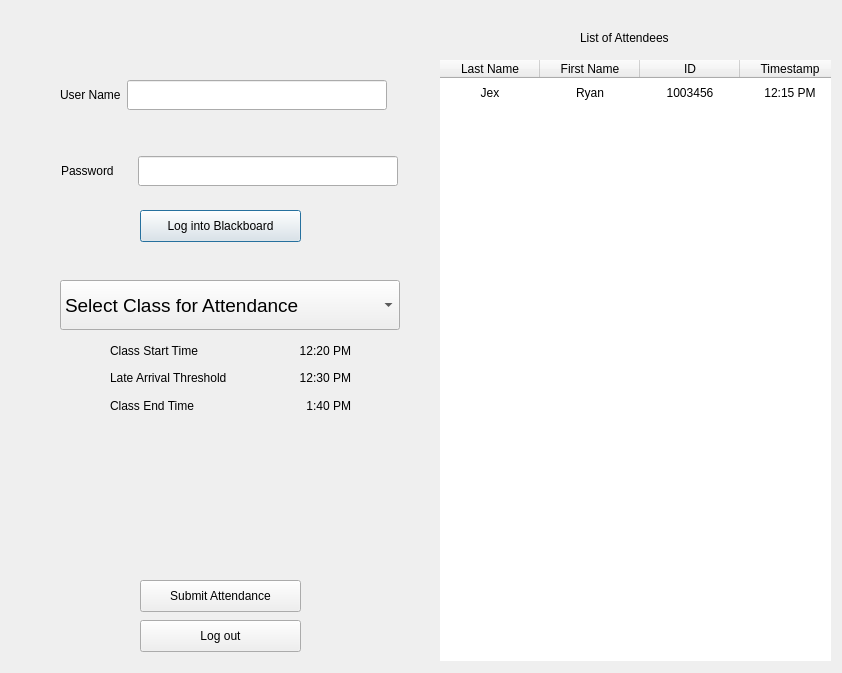
<?xml version="1.0" encoding="UTF-8"?>
<ui version="4.0">
 <class>Dialog</class>
 <widget class="QDialog" name="Dialog">
  <property name="geometry">
   <rect>
    <x>0</x>
    <y>0</y>
    <width>842</width>
    <height>673</height>
   </rect>
  </property>
  <property name="windowTitle">
   <string>Dialog</string>
  </property>
  <widget class="QPushButton" name="btnLogin">
   <property name="geometry">
    <rect>
     <x>140</x>
     <y>210</y>
     <width>161</width>
     <height>32</height>
    </rect>
   </property>
   <property name="text">
    <string>Log into Blackboard</string>
   </property>
  </widget>
  <widget class="QLabel" name="lblAttendees">
   <property name="geometry">
    <rect>
     <x>580</x>
     <y>30</y>
     <width>111</width>
     <height>16</height>
    </rect>
   </property>
   <property name="text">
    <string>List of Attendees</string>
   </property>
  </widget>
  <widget class="QComboBox" name="comboBoxClass">
   <property name="geometry">
    <rect>
     <x>60</x>
     <y>280</y>
     <width>340</width>
     <height>50</height>
    </rect>
   </property>
   <property name="minimumSize">
    <size>
     <width>340</width>
     <height>50</height>
    </size>
   </property>
   <property name="maximumSize">
    <size>
     <width>340</width>
     <height>50</height>
    </size>
   </property>
   <property name="font">
    <font>
     <pointsize>14</pointsize>
    </font>
   </property>
   <property name="editable">
    <bool>false</bool>
   </property>
   <item>
    <property name="text">
     <string>Select Class for Attendance</string>
    </property>
   </item>
   <item>
    <property name="text">
     <string>CS380 Python</string>
    </property>
   </item>
   <item>
    <property name="text">
     <string>CS450 Data Science for R</string>
    </property>
   </item>
  </widget>
  <widget class="QWidget" name="layoutWidget">
   <property name="geometry">
    <rect>
     <x>60</x>
     <y>80</y>
     <width>341</width>
     <height>51</height>
    </rect>
   </property>
   <layout class="QHBoxLayout" name="horizontalLayout">
    <property name="sizeConstraint">
     <enum>QLayout::SetFixedSize</enum>
    </property>
    <item>
     <widget class="QLabel" name="lblUsername">
      <property name="sizePolicy">
       <sizepolicy hsizetype="Fixed" vsizetype="Fixed">
        <horstretch>0</horstretch>
        <verstretch>0</verstretch>
       </sizepolicy>
      </property>
      <property name="text">
       <string>User Name</string>
      </property>
     </widget>
    </item>
    <item>
     <widget class="QLineEdit" name="txtUsername">
      <property name="minimumSize">
       <size>
        <width>260</width>
        <height>30</height>
       </size>
      </property>
      <property name="maximumSize">
       <size>
        <width>260</width>
        <height>30</height>
       </size>
      </property>
     </widget>
    </item>
   </layout>
  </widget>
  <widget class="QWidget" name="layoutWidget">
   <property name="geometry">
    <rect>
     <x>60</x>
     <y>150</y>
     <width>341</width>
     <height>42</height>
    </rect>
   </property>
   <layout class="QHBoxLayout" name="horizontalLayout_2">
    <item>
     <widget class="QLabel" name="lblPassword">
      <property name="enabled">
       <bool>true</bool>
      </property>
      <property name="minimumSize">
       <size>
        <width>70</width>
        <height>40</height>
       </size>
      </property>
      <property name="maximumSize">
       <size>
        <width>70</width>
        <height>40</height>
       </size>
      </property>
      <property name="text">
       <string>Password</string>
      </property>
     </widget>
    </item>
    <item>
     <widget class="QLineEdit" name="txtPassword">
      <property name="minimumSize">
       <size>
        <width>260</width>
        <height>30</height>
       </size>
      </property>
      <property name="maximumSize">
       <size>
        <width>260</width>
        <height>30</height>
       </size>
      </property>
      <property name="contextMenuPolicy">
       <enum>Qt::NoContextMenu</enum>
      </property>
      <property name="inputMethodHints">
       <set>Qt::ImhHiddenText|Qt::ImhNoAutoUppercase|Qt::ImhNoPredictiveText|Qt::ImhSensitiveData</set>
      </property>
      <property name="echoMode">
       <enum>QLineEdit::Password</enum>
      </property>
     </widget>
    </item>
   </layout>
  </widget>
  <widget class="QPushButton" name="btnSubmit">
   <property name="geometry">
    <rect>
     <x>140</x>
     <y>580</y>
     <width>161</width>
     <height>32</height>
    </rect>
   </property>
   <property name="text">
    <string>Submit Attendance</string>
   </property>
  </widget>
  <widget class="QTableWidget" name="tblAttendees">
   <property name="geometry">
    <rect>
     <x>440</x>
     <y>60</y>
     <width>391</width>
     <height>601</height>
    </rect>
   </property>
   <property name="frameShape">
    <enum>QFrame::NoFrame</enum>
   </property>
   <property name="horizontalScrollBarPolicy">
    <enum>Qt::ScrollBarAlwaysOff</enum>
   </property>
   <property name="showDropIndicator" stdset="0">
    <bool>false</bool>
   </property>
   <property name="dragDropOverwriteMode">
    <bool>false</bool>
   </property>
   <property name="alternatingRowColors">
    <bool>false</bool>
   </property>
   <property name="showGrid">
    <bool>false</bool>
   </property>
   <property name="wordWrap">
    <bool>false</bool>
   </property>
   <property name="cornerButtonEnabled">
    <bool>false</bool>
   </property>
   <attribute name="verticalHeaderVisible">
    <bool>false</bool>
   </attribute>
   <row>
    <property name="text">
     <string>New Row</string>
    </property>
    <property name="textAlignment">
     <set>AlignCenter</set>
    </property>
   </row>
   <column>
    <property name="text">
     <string>Last Name</string>
    </property>
    <property name="textAlignment">
     <set>AlignCenter</set>
    </property>
   </column>
   <column>
    <property name="text">
     <string>First Name</string>
    </property>
   </column>
   <column>
    <property name="text">
     <string>ID</string>
    </property>
   </column>
   <column>
    <property name="text">
     <string>Timestamp</string>
    </property>
   </column>
   <item row="0" column="0">
    <property name="text">
     <string>Jex</string>
    </property>
    <property name="textAlignment">
     <set>AlignCenter</set>
    </property>
   </item>
   <item row="0" column="1">
    <property name="text">
     <string>Ryan</string>
    </property>
    <property name="textAlignment">
     <set>AlignCenter</set>
    </property>
   </item>
   <item row="0" column="2">
    <property name="text">
     <string>1003456</string>
    </property>
    <property name="textAlignment">
     <set>AlignCenter</set>
    </property>
   </item>
   <item row="0" column="3">
    <property name="text">
     <string>12:15 PM</string>
    </property>
    <property name="textAlignment">
     <set>AlignCenter</set>
    </property>
   </item>
  </widget>
  <widget class="QPushButton" name="btnLogout">
   <property name="geometry">
    <rect>
     <x>140</x>
     <y>620</y>
     <width>161</width>
     <height>32</height>
    </rect>
   </property>
   <property name="text">
    <string>Log out</string>
   </property>
  </widget>
  <widget class="QWidget" name="">
   <property name="geometry">
    <rect>
     <x>110</x>
     <y>340</y>
     <width>241</width>
     <height>76</height>
    </rect>
   </property>
   <layout class="QVBoxLayout" name="verticalLayout">
    <item>
     <layout class="QHBoxLayout" name="horizontalLayout_3">
      <item>
       <widget class="QLabel" name="lblClassStartTime">
        <property name="text">
         <string>Class Start Time</string>
        </property>
       </widget>
      </item>
      <item>
       <widget class="QLabel" name="txtClassStartTime">
        <property name="text">
         <string>12:20 PM</string>
        </property>
        <property name="alignment">
         <set>Qt::AlignRight|Qt::AlignTrailing|Qt::AlignVCenter</set>
        </property>
       </widget>
      </item>
     </layout>
    </item>
    <item>
     <layout class="QHBoxLayout" name="horizontalLayout_5">
      <item>
       <widget class="QLabel" name="lblClassLateTime">
        <property name="text">
         <string>Late Arrival Threshold</string>
        </property>
       </widget>
      </item>
      <item>
       <widget class="QLabel" name="txtClassLateTime">
        <property name="text">
         <string>    12:30 PM</string>
        </property>
        <property name="alignment">
         <set>Qt::AlignRight|Qt::AlignTrailing|Qt::AlignVCenter</set>
        </property>
       </widget>
      </item>
     </layout>
    </item>
    <item>
     <layout class="QHBoxLayout" name="horizontalLayout_4">
      <item>
       <widget class="QLabel" name="lblClassEndTime">
        <property name="text">
         <string>Class End Time</string>
        </property>
       </widget>
      </item>
      <item>
       <widget class="QLabel" name="txtClassEndTime">
        <property name="text">
         <string>   1:40 PM</string>
        </property>
        <property name="alignment">
         <set>Qt::AlignRight|Qt::AlignTrailing|Qt::AlignVCenter</set>
        </property>
       </widget>
      </item>
     </layout>
    </item>
   </layout>
  </widget>
 </widget>
 <resources/>
 <connections/>
</ui>
